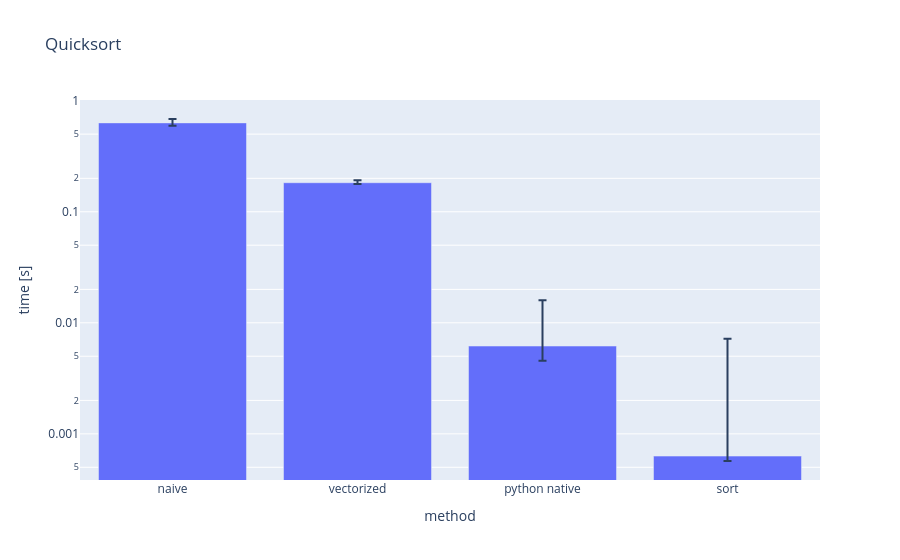

Source (notebook cell):
### Markdown cell above
---

### Speed Test

If you have correctly implemented the vectorized function, check the speedup. The vecorized method should be ~ 5 times faster than the naive method. We also compare the vectorized method to a python native method which uses `list` as the main data structure, as well as the pytorchs `sort()` implementation.

### Code cell
tests.benchmark_sort().show()

### Figure 1 — Plotly figure (JSON) as saved in the notebook; plotly's stock layout.template omitted (floating-point values rounded to 4 significant figures)
{"data": [{"error_y": {"array": [0.0529, 0.009333, 0.009785, 0.006543], "arrayminus": [0.03565, 0.004712, 0.001622, 6.11e-05]}, "hovertemplate": "x=%{x}<br>y=%{y}<extra></extra>", "legendgroup": "", "marker": {"color": "#636efa", "pattern": {"shape": ""}}, "name": "", "orientation": "v", "showlegend": false, "textposition": "auto", "type": "bar", "x": ["naive", "vectorized", "python native", "sort"], "xaxis": "x", "y": [0.6315, 0.1826, 0.006177, 0.0006308], "yaxis": "y"}], "layout": {"barmode": "relative", "legend": {"tracegroupgap": 0}, "title": {"text": "Quicksort"}, "xaxis": {"anchor": "y", "domain": [0, 1], "title": {"text": "method"}}, "yaxis": {"anchor": "x", "domain": [0, 1], "title": {"text": "time [s]"}, "type": "log"}}}
